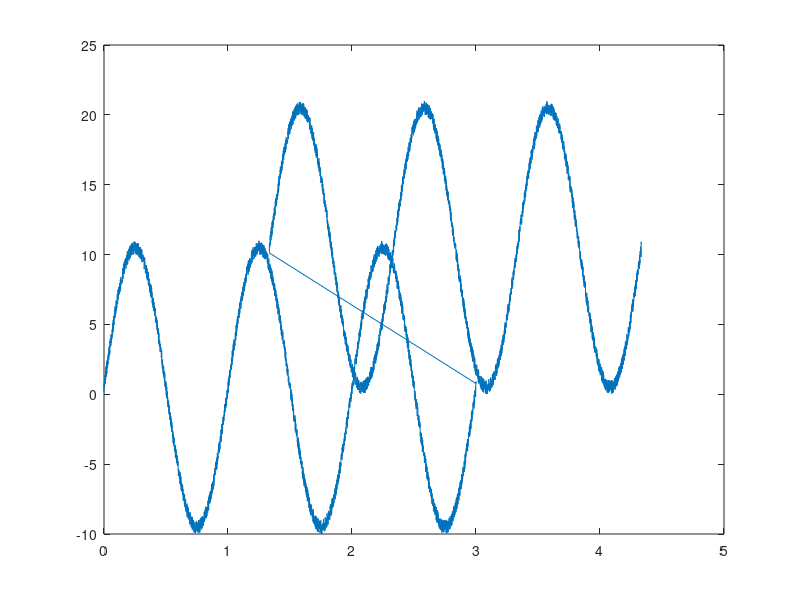

MATLAB code to generate this figure:



% test_moving average
dt=0.001
t=0:dt:3;
x=10*sin(2*pi*1*t);
x = x + rand(1,length(x));

% figure;plot(t,x);

t2 = t+1.3333;
x2 = x+10;
x3 = [x(:); x2(:)];
t3 = [t(:); t2(:)];

figure; plot(t3,x3);






% tuniq = unique(t3);
% nelements = histc(t3,tuniq);
% figure; plot(tuniq,nelements,'o');

% x = -2.9:0.1:2.9;
% y = randn(10000,1);
% n_elements = histc(y,x);
% figure(2),bar(x,n_elements);